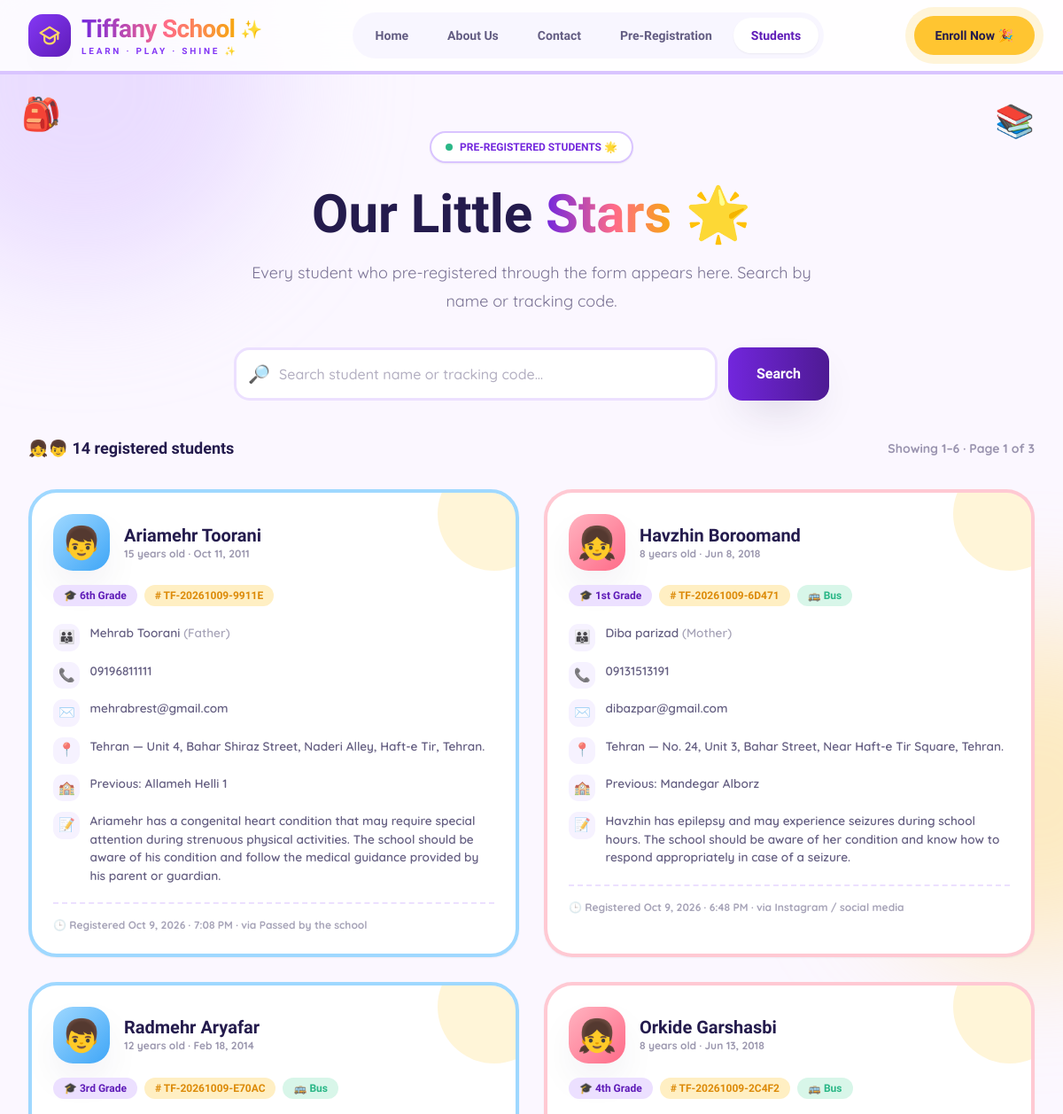
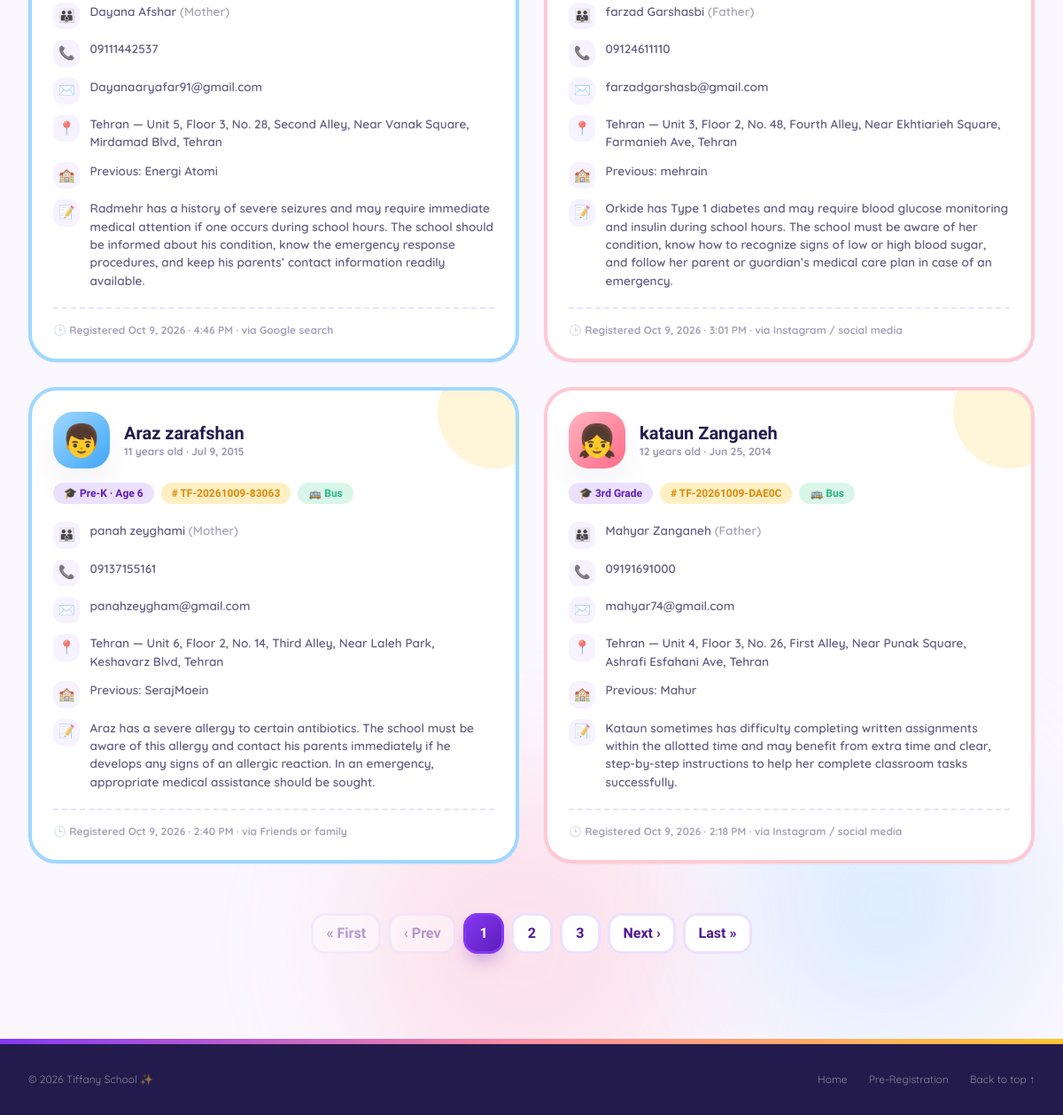
The app's page /tamrin3/students.php with its own data (2 pictures, top to bottom).
### tables this page shows
CREATE TABLE `students` (
  `id` int(10) UNSIGNED NOT NULL,
  `tracking_code` varchar(30) NOT NULL,
  `first_name` varchar(40) NOT NULL,
  `last_name` varchar(40) NOT NULL,
  `gender` varchar(20) NOT NULL,
  `birth_date` date NOT NULL,
  `grade` varchar(50) NOT NULL,
  `previous_school` varchar(80) DEFAULT NULL,
  `address` varchar(160) NOT NULL,
  `parent_name` varchar(60) NOT NULL,
  `relation` varchar(30) NOT NULL,
  `phone` varchar(30) NOT NULL,
  `email` varchar(150) NOT NULL,
  `city` varchar(80) NOT NULL,
  `bus` tinyint(1) NOT NULL DEFAULT 0,
  `heard_about` varchar(100) DEFAULT NULL,
  `notes` text DEFAULT NULL,
  `created_at` timestamp NOT NULL DEFAULT current_timestamp()
);

### tamrin3/students.php (the view, shortened to what this page needs)
<?php
require __DIR__ . "/config.php";
$schoolName    = "Tiffany School";
$schoolTagline = "LEARN · PLAY · SHINE ✨";
$currentYear   = date("Y");
$perPage       = 6;
$q = trim((string)($_GET['q'] ?? ''));
if (function_exists('mb_substr')) {
    $q = mb_substr($q, 0, 60, 'UTF-8');
} else {
    $q = substr($q, 0, 60);
}
$page = max(1, (int)($_GET['page'] ?? 1));
$students = [];
$total    = 0;
$pages    = 1;
$dbError  = false;
try {
    $like = '%' . addcslashes($q, '\\%_') . '%';
    if ($q !== '') {
        $count = $conn->prepare(
            "SELECT COUNT(*)
             FROM students
             WHERE CONCAT(first_name, ' ', last_name) LIKE ?
                OR CONCAT(last_name, ' ', first_name) LIKE ?
                OR tracking_code LIKE ?"
        );
        $count->bind_param("sss", $like, $like, $like);
    } else {
        $count = $conn->prepare(
            "SELECT COUNT(*) FROM students"
        );
    }
    $count->execute();
    $count->bind_result($totalResult);
    $total = (int)$totalResult;
    $pages = max(1, (int)ceil($total / $perPage));
    $page = min($page, $pages);
    $offset = ($page - 1) * $perPage;
    if ($q !== '') {
        $stmt = $conn->prepare(
            "SELECT *
             FROM students
             WHERE CONCAT(first_name, ' ', last_name) LIKE ?
                OR CONCAT(last_name, ' ', first_name) LIKE ?
                OR tracking_code LIKE ?
             ORDER BY created_at DESC, id DESC
             LIMIT ? OFFSET ?"
        );
        $stmt->bind_param(
            "sssii",
            $like,
            $like,
            $like,
            $perPage,
            $offset
        );
    } else {
        $stmt = $conn->prepare(
            "SELECT *
             FROM students
             ORDER BY created_at DESC, id DESC
             LIMIT ? OFFSET ?"
        );
        $stmt->bind_param("ii", $perPage, $offset);
    }
    $stmt->execute();
    $result = $stmt->get_result();
    $students = $result->fetch_all(MYSQLI_ASSOC);
} catch (Throwable $e) {
    $dbError = true;
    error_log("Students page error: " . $e->getMessage());
}
function e($value)
{
    return htmlspecialchars(
        (string)$value,
        ENT_QUOTES | ENT_SUBSTITUTE,
        'UTF-8'
    );
}
function pageUrl($pageNumber, $search)
{
    $params = ['page' => $pageNumber];
    return 'students.php?' . http_build_query($params);
}
function ageFrom($date)
{
    try {
        return (new DateTime('today'))
            ->diff(new DateTime($date))
            ->y;
    } catch (Throwable $e) {
        return '?';
    }
}
function displayDate($value, $format)
{
    try {
        return (new DateTime($value))->format($format);
    } catch (Throwable $e) {
        return '—';
    }
}
function pageWindow($current, $last)
{
    $result = [1];
    for ($i = $current - 2; $i <= $current + 2; $i++) {
        if ($i > 1 && $i < $last) {
            $result[] = $i;
        }
    }
    if ($last > 1) {
        $result[] = $last;
    }
    $result = array_values(array_unique($result));
    sort($result);
    return $result;
}
$from = $total > 0 ? (($page - 1) * $perPage + 1) : 0;
$to   = $total > 0 ? min($total, $page * $perPage) : 0;
?>
<!DOCTYPE html>
<html lang="en">
<head>
<link rel="stylesheet" href="./dist/output.css">
<script src="https://cdn.tailwindcss.com"></script>
</head>
<body class="bg-[#fbf7ff] text-navy antialiased overflow-x-hidden" id="top">
<div class="fixed inset-0 -z-20 overflow-hidden pointer-events-none">
  <div class="blob w-[440px] h-[440px] bg-brand-200/50 -top-32 -left-32"></div>
  <div class="blob w-[320px] h-[320px] bg-sky-300/30 bottom-20 right-10"></div>
</div>
<header class="sticky top-0 z-50 bg-white/85 backdrop-blur-xl border-b-4 border-brand-200">
<nav class="max-w-7xl mx-auto px-5 lg:px-8 h-20 flex items-center justify-between">
<a href="index.php" class="flex items-center gap-3 group">
  <span class="relative w-12 h-12 grid place-items-center rounded-2xl bg-gradient-to-br from-brand-500 to-brand-700 shadow-soft group-hover:scale-110 group-hover:-rotate-6 transition">
    <svg viewBox="0 0 24 24" class="w-7 h-7 text-sun-300" fill="none" stroke="currentColor" stroke-width="1.8" stroke-linecap="round" stroke-linejoin="round">
      <path d="M3 9.5L12 4l9 5.5-9 5.5-9-5.5Z"/>
      <path d="M7 12v5c0 1.5 2.5 3 5 3s5-1.5 5-3v-5"/>
      <path d="M20 9.5v6"/>
    </svg>
  </span>
  <span class="leading-none baloo">
    <span class="flex items-center gap-1.5">
      <span class="brand-title block font-extrabold text-2xl sm:text-[28px] tracking-tight"><?= e($schoolName) ?></span>
      <span class="text-lg sm:text-xl wiggle inline-block">✨</span>
    </span>
    <span class="block mt-1 text-[10px] font-bold text-brand-500 tracking-[0.28em]"><?= e($schoolTagline) ?></span>
  </span>
</a>
<div class="hidden lg:flex items-center gap-1 bg-brand-50/70 rounded-full p-1.5 baloo text-sm font-semibold">
  <a href="index.php" class="px-5 py-2.5 rounded-full text-navy/70 hover:text-brand-700 transition">Home</a>
  <a href="about.php" class="px-5 py-2.5 rounded-full text-navy/70 hover:text-brand-700 transition">About Us</a>
  <a href="contact.php" class="px-5 py-2.5 rounded-full text-navy/70 hover:text-brand-700 transition">Contact</a>
  <a href="pre-registration.php" class="px-5 py-2.5 rounded-full text-navy/70 hover:text-brand-700 transition">Pre-Registration</a>
  <a href="students.php" class="px-5 py-2.5 rounded-full bg-white text-brand-700 shadow-sm">Students</a>
</div>
<a href="pre-registration.php" class="hidden sm:inline-flex items-center gap-2 bg-sun-400 hover:bg-sun-500 text-navy font-bold text-sm px-6 py-3 rounded-full shadow-glow transition baloo">
  Enroll Now 🎉
</a>
</nav>
</header>
<main>
<section class="relative max-w-7xl mx-auto px-5 lg:px-8 pt-16 pb-10 text-center">
  <span class="absolute top-6 left-6 text-4xl float wiggle" style="--r:-10deg">🎒</span>
  <span class="absolute top-8 right-8 text-4xl float-slow">📚</span>
  <span class="inline-flex items-center gap-2 bg-white border-2 border-brand-200 shadow-sm rounded-full px-4 py-2 text-xs font-bold text-brand-600 baloo">
    <span class="w-2 h-2 rounded-full bg-mint-500 animate-pulse"></span>
    PRE-REGISTERED STUDENTS 🌟
  </span>
  <h1 class="mt-7 text-4xl sm:text-5xl lg:text-6xl font-extrabold leading-[1.1] max-w-4xl mx-auto">
    Our Little <span class="grad-text">Stars</span> 🌟
  </h1>
  <p class="mt-5 text-navy/60 text-lg leading-8 max-w-2xl mx-auto font-quick">
    Every student who pre-registered through the form appears here. Search by name or tracking code.
  </p>
  <form action="students.php" method="GET" class="mt-9 max-w-2xl mx-auto flex flex-col sm:flex-row gap-3">
    <div class="relative flex-1">
      <span class="absolute left-4 top-1/2 -translate-y-1/2 text-xl">🔎</span>
      <input
        type="text"
        name="q"
        value="<?= e($q) ?>"
        maxlength="60"
        placeholder="Search student name or tracking code…"
        class="field pl-12"
      >
    </div>
    <button type="submit" class="inline-flex items-center justify-center gap-2 bg-gradient-to-r from-brand-600 to-brand-800 text-white font-bold px-8 py-4 rounded-2xl shadow-soft hover:-translate-y-1 transition baloo">
      Search
    </button>
  </form>
</section>
<section class="max-w-7xl mx-auto px-5 lg:px-8 pb-24">
<?php if ($dbError): ?>
  <div class="max-w-xl mx-auto rounded-[2rem] bg-white border-4 border-coral-300 shadow-soft p-10 text-center">
    <p class="text-6xl">🔌</p>
    <h2 class="mt-4 text-2xl font-extrabold baloo text-coral-600">Can't reach the database</h2>
    <p class="mt-3 text-navy/60 font-quick leading-8">
      Please check that MySQL is running in XAMPP, that the settings in
      <code class="font-bold">config.php</code> are correct, and that the database table contains the required columns.
    </p>
  </div>
<?php else: ?>
  <div class="flex flex-wrap items-center justify-between gap-3 mb-8">
    <p class="font-bold baloo text-lg">
      <?php if ($q !== ''): ?>
        🔎 <?= $total ?> result<?= $total === 1 ? '' : 's' ?> for “<span class="text-brand-700"><?= e($q) ?></span>”
      <?php else: ?>
        👧👦 <?= $total ?> registered student<?= $total === 1 ? '' : 's' ?>
      <?php endif; ?>
    </p>
    <?php if ($total > 0): ?>
      <p class="text-sm font-bold text-navy/45 font-quick">
        Showing <?= $from ?>–<?= $to ?> · Page <?= $page ?> of <?= $pages ?>
      </p>
    <?php endif; ?>
  </div>
  <?php if (!$students): ?>
    <div class="max-w-xl mx-auto rounded-[2rem] bg-white border-4 border-brand-100 shadow-soft p-10 text-center">
      <p class="text-6xl float">🧸</p>
      <h2 class="mt-4 text-2xl font-extrabold baloo">
        <?= $q !== '' ? 'No student found' : 'No students yet' ?>
      </h2>
      <p class="mt-3 text-navy/60 font-quick leading-8">
        <?= $q !== '' ? 'Try another name or check the spelling.' : 'When parents fill in the pre-registration form, their children will show up here.' ?>
      </p>
      <a href="<?= $q !== '' ? 'students.php' : 'pre-registration.php#form' ?>" class="mt-6 inline-flex items-center gap-2 bg-gradient-to-r from-brand-600 to-brand-800 text-white font-bold px-7 py-3.5 rounded-2xl shadow-soft hover:-translate-y-1 transition baloo">
        <?= $q !== '' ? 'Show all students' : 'Go to the form ✏️' ?>
      </a>
    </div>
  <?php else: ?>
    <div class="grid md:grid-cols-2 xl:grid-cols-3 gap-7">
    <?php foreach ($students as $i => $s):
      $girl = (($s['gender'] ?? '') === 'female');
      $ring = $girl ? 'border-coral-300/70' : 'border-sky-300';
      $avatar = $girl ? 'from-coral-300 to-coral-500' : 'from-sky-300 to-sky-500';
      $fullName = trim(($s['first_name'] ?? '') . ' ' . ($s['last_name'] ?? ''));
    ?>
      <article class="student-card rounded-[2rem] bg-white border-4 <?= $ring ?> shadow-sm p-6 relative overflow-hidden" style="animation-delay:<?= (int)$i * 0.07 ?>s">
        <div class="absolute -top-10 -right-10 w-32 h-32 rounded-full bg-sun-300/25"></div>
        <div class="relative flex items-center gap-4">
          <span class="w-16 h-16 rounded-[1.4rem] bg-gradient-to-br <?= $avatar ?> grid place-items-center text-4xl shadow-soft">
            <?= $girl ? '👧' : '👦' ?>
          </span>
          <div class="min-w-0">
            <h3 class="font-extrabold text-xl baloo leading-tight truncate">
              <?= e($fullName) ?>
            </h3>
            <p class="text-xs font-bold text-navy/45 font-quick">
              <?= e(ageFrom($s['birth_date'] ?? '')) ?> years old ·
              <?= e(displayDate($s['birth_date'] ?? '', 'M j, Y')) ?>
            </p>
          </div>
        </div>
        <div class="relative mt-4 flex flex-wrap gap-2">
          <span class="bg-brand-100 text-brand-700 text-xs font-extrabold px-3 py-1 rounded-full baloo">
            🎓 <?= e($s['grade'] ?? '') ?>
          </span>
          <span class="bg-sun-100 text-sun-600 text-xs font-extrabold px-3 py-1 rounded-full baloo">
            # <?= e($s['tracking_code'] ?? '') ?>
          </span>
          <?php if (!empty($s['bus'])): ?>
            <span class="bg-mint-300/40 text-mint-500 text-xs font-extrabold px-3 py-1 rounded-full baloo">
              🚌 Bus
            </span>
          <?php endif; ?>
        </div>
        <div class="relative mt-5 space-y-3">
          <div class="info-row">
            <span class="ic">👪</span>
            <span>
              <?= e($s['parent_name'] ?? '') ?>
              <span class="text-navy/40">(<?= e($s['relation'] ?? '') ?>)</span>
            </span>
          </div>
          <div class="info-row">
            <span class="ic">📞</span>
            <a href="tel:<?= e(preg_replace('/[^0-9+]/', '', (string)($s['phone'] ?? ''))) ?>" class="hover:underline">
              <?= e($s['phone'] ?? '') ?>
            </a>
          </div>
          <div class="info-row">
            <span class="ic">✉️</span>
            <a href="mailto:<?= e($s['email'] ?? '') ?>" class="hover:underline break-all">
              <?= e($s['email'] ?? '') ?>
            </a>
          </div>
          <div class="info-row">
            <span class="ic">📍</span>
            <span><?= e($s['city'] ?? '') ?> — <?= e($s['address'] ?? '') ?></span>
          </div>
          <?php if (!empty($s['previous_school'])): ?>
            <div class="info-row">
              <span class="ic">🏫</span>
              <span>Previous: <?= e($s['previous_school']) ?></span>
            </div>
          <?php endif; ?>
          <?php if (!empty($s['notes'])): ?>
            <div class="info-row">
              <span class="ic">📝</span>
              <span><?= e($s['notes']) ?></span>
            </div>
          <?php endif; ?>
        </div>
        <p class="relative mt-5 pt-4 border-t-2 border-dashed border-brand-100 text-xs font-bold text-navy/40 font-quick">
          🕒 Registered
          <?= e(displayDate($s['created_at'] ?? '', 'M j, Y · g:i A')) ?>
          <?php if (!empty($s['heard_about'])): ?>
            · via <?= e($s['heard_about']) ?>
          <?php endif; ?>
        </p>
      </article>
    <?php endforeach; ?>
    </div>
    <?php if ($pages > 1): ?>
      <nav class="mt-14 flex flex-wrap items-center justify-center gap-2" aria-label="Pagination">
        <a
          href="<?= e(pageUrl(1, $q)) ?>"
          class="pg <?= $page === 1 ? 'disabled' : '' ?>"
          title="First page"
          aria-label="First page"
        >« First</a>
        <a
          href="<?= e(pageUrl(max(1, $page - 1), $q)) ?>"
          class="pg <?= $page === 1 ? 'disabled' : '' ?>"
          aria-label="Previous page"
        >‹ Prev</a>
        <?php
        foreach (pageWindow($page, $pages) as $p):
        ?>
          <a
            href="<?= e(pageUrl($p, $q)) ?>"
            class="pg <?= $p === $page ? 'active' : '' ?>"
            <?= $p === $page ? 'aria-current="page"' : '' ?>
          ><?= $p ?></a>
        <?php
        endforeach;
        ?>
        <a
          href="<?= e(pageUrl(min($pages, $page + 1), $q)) ?>"
          class="pg <?= $page === $pages ? 'disabled' : '' ?>"
          aria-label="Next page"
        >Next ›</a>
        <a
          href="<?= e(pageUrl($pages, $q)) ?>"
          class="pg <?= $page === $pages ? 'disabled' : '' ?>"
          title="Last page"
          aria-label="Last page"
        >Last »</a>
      </nav>
    <?php endif; ?>
  <?php endif; ?>
<?php endif; ?>
</section>
</main>
<footer class="relative bg-navy text-white/70 overflow-hidden">
  <div class="h-1.5 w-full bg-gradient-to-r from-brand-500 via-coral-400 to-sun-400"></div>
  <div class="max-w-7xl mx-auto px-5 lg:px-8 py-8 flex flex-col md:flex-row items-center justify-between gap-4 text-xs text-white/45 font-quick">
    <p>© <?= e($currentYear) ?> <?= e($schoolName) ?> ✨</p>
    <div class="flex items-center gap-6">
      <a href="index.php" class="hover:text-sun-400 transition">Home</a>
      <a href="pre-registration.php" class="hover:text-sun-400 transition">Pre-Registration</a>
      <a href="#top" class="hover:text-sun-400 transition">Back to top ↑</a>
    </div>
  </div>
</footer>
</body>
</html>

### records on screen
students: fullName "Ariamehr Toorani", birth_date "15", birth_date "Oct 11, 2011", grade "6th Grade", tracking_code "TF-20261009-9911E", parent_name "Mehrab Toorani", relation "Father", phone "09196811111", email "mehrabrest@gmail.com", city "Tehran", address "Unit 4, Bahar Shiraz Street, Naderi Alley, Haft-e Tir, Tehran.", previous_school "Allameh Helli 1", notes "Ariamehr has a congenital heart condition that may require special attention during strenuous physical activities. The school should be aware of his condition and follow the medical guidance provided by his parent or guardian.", created_at "Oct 9, 2026 · 7:08 PM", heard_about "Passed by the school"
students: fullName "Havzhin Boroomand", birth_date "8", birth_date "Jun 8, 2018", grade "1st Grade", tracking_code "TF-20261009-6D471", bus "🚌 Bus", parent_name "Diba parizad", relation "Mother", phone "09131513191", email "dibazpar@gmail.com", city "Tehran", address "No. 24, Unit 3, Bahar Street, Near Haft-e Tir Square, Tehran.", previous_school "Mandegar Alborz", notes "Havzhin has epilepsy and may experience seizures during school hours. The school should be aware of her condition and know how to respond appropriately in case of a seizure.", created_at "Oct 9, 2026 · 6:48 PM", heard_about "Instagram / social media"
students: fullName "Radmehr Aryafar", birth_date "12", birth_date "Feb 18, 2014", grade "3rd Grade", tracking_code "TF-20261009-E70AC", bus "🚌 Bus", parent_name "Dayana Afshar", relation "Mother", phone "09111442537", email "Dayanaaryafar91@gmail.com", city "Tehran", address "Unit 5, Floor 3, No. 28, Second Alley, Near Vanak Square, Mirdamad Blvd, Tehran", previous_school "Energi Atomi", notes "Radmehr has a history of severe seizures and may require immediate medical attention if one occurs during school hours. The school should be informed about his condition, know the emergency response procedures, and keep his parents’ contact information readily available.", created_at "Oct 9, 2026 · 4:46 PM", heard_about "Google search"
students: fullName "Orkide Garshasbi", birth_date "8", birth_date "Jun 13, 2018", grade "4th Grade", tracking_code "TF-20261009-2C4F2", bus "🚌 Bus", parent_name "farzad Garshasbi", relation "Father", phone "09124611110", email "farzadgarshasb@gmail.com", city "Tehran", address "Unit 3, Floor 2, No. 48, Fourth Alley, Near Ekhtiarieh Square, Farmanieh Ave, Tehran", previous_school "mehrain", notes "Orkide has Type 1 diabetes and may require blood glucose monitoring and insulin during school hours. The school must be aware of her condition, know how to recognize signs of low or high blood sugar, and follow her parent or guardian’s medical care plan in case of an emergency.", created_at "Oct 9, 2026 · 3:01 PM", heard_about "Instagram / social media"
students: fullName "Araz zarafshan", birth_date "11", birth_date "Jul 9, 2015", grade "Pre-K · Age 6", tracking_code "TF-20261009-83063", bus "🚌 Bus", parent_name "panah zeyghami", relation "Mother", phone "09137155161", email "panahzeygham@gmail.com", city "Tehran", address "Unit 6, Floor 2, No. 14, Third Alley, Near Laleh Park, Keshavarz Blvd, Tehran", previous_school "SerajMoein", notes "Araz has a severe allergy to certain antibiotics. The school must be aware of this allergy and contact his parents immediately if he develops any signs of an allergic reaction. In an emergency, appropriate medical assistance should be sought.", created_at "Oct 9, 2026 · 2:40 PM", heard_about "Friends or family"
students: fullName "kataun Zanganeh", birth_date "12", birth_date "Jun 25, 2014", grade "3rd Grade", tracking_code "TF-20261009-DAE0C", bus "🚌 Bus", parent_name "Mahyar Zanganeh", relation "Father", phone "09191691000", email "mahyar74@gmail.com", city "Tehran", address "Unit 4, Floor 3, No. 26, First Alley, Near Punak Square, Ashrafi Esfahani Ave, Tehran", previous_school "Mahur", notes "Kataun sometimes has difficulty completing written assignments within the allotted time and may benefit from extra time and clear, step-by-step instructions to help her complete classroom tasks successfully.", created_at "Oct 9, 2026 · 2:18 PM", heard_about "Instagram / social media"

### other values on screen
$schoolTagline "LEARN · PLAY · SHINE ✨"
$total "14"
$from "1"
$to "6"
$page "1"
$pages "3"
$p "1"
$p "2"
$p "3"
$schoolName "Tiffany School"
